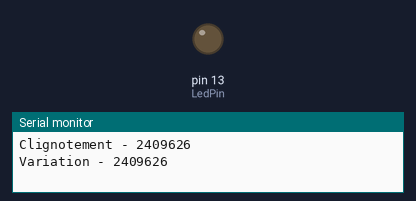
The sketch below on a simulated Arduino Uno, built with avr-gcc and run on an emulated ATmega328P. On the bench: output pins drawn as LEDs (lit = HIGH), the last lines printed to the serial monitor.

Above: at 0.8 s.
At 3.3 s:
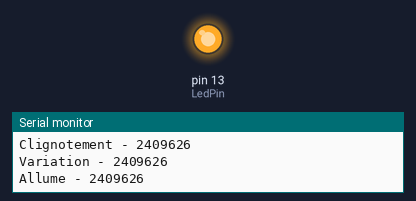
Timing chart, 0 to 6.2 s (numbered marks = the images above):
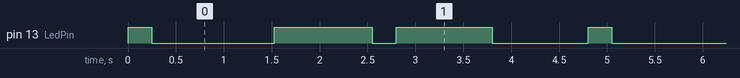

Measured:
- by itself, pin 13 (LedPin): repeats every 4.8 s: LOW 1.3 s, HIGH 1.0 s, LOW 0.25 s, HIGH 1.0 s, LOW 1.0 s, HIGH 0.25 s
- by itself, everything shown: repeats every 4.8 s, in 6 steps

The sketch:

0sx_Labo1.ino
```cpp
const int LedPin = LED_BUILTIN;
const int NbClignotements = 1;
const int TempsCligno = 250;
const int TempsTotalVariation = 2048;
const int TempsParPas = 2048 / 256;

int LuminositeMax = 255;
int DebutFor = 0;
int tempsEteintAllume = 1000;

void setup() {
  Serial.begin(9600);
  pinMode(LedPin, OUTPUT);
}

void Clignotement() {
  Serial.println("Clignotement - 2409626");

  for (int i = DebutFor; i < NbClignotements; i++) {
    digitalWrite(LedPin, HIGH);
    delay(TempsCligno);
    digitalWrite(LedPin, LOW);
    delay(TempsCligno);
  }
}

void Variation() {
  Serial.println("Variation - 2409626");
  for (int i = 0; i <= LuminositeMax; i++) {
    analogWrite(LedPin, i);
    delay(TempsParPas);
  }
}

void etatAllumeEtEteint() {

  Serial.println("Allume - 2409626");

  digitalWrite(LedPin, LOW);
  delay(TempsCligno);

  digitalWrite(LedPin, HIGH);
  delay(tempsEteintAllume);

  digitalWrite(LedPin, LOW);
  delay(tempsEteintAllume);
}

void loop() {
  Clignotement();
  Variation();
  etatAllumeEtEteint();
}
```
